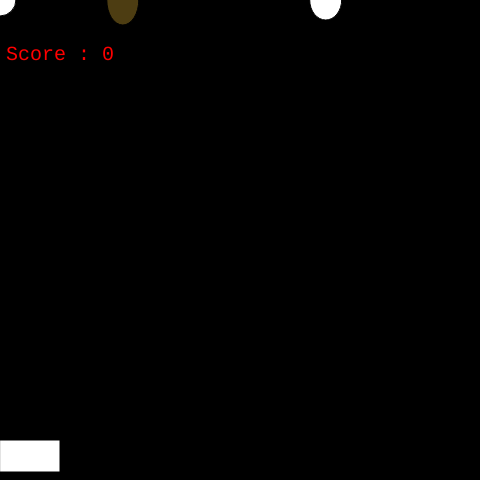
Frame 1 (no input)
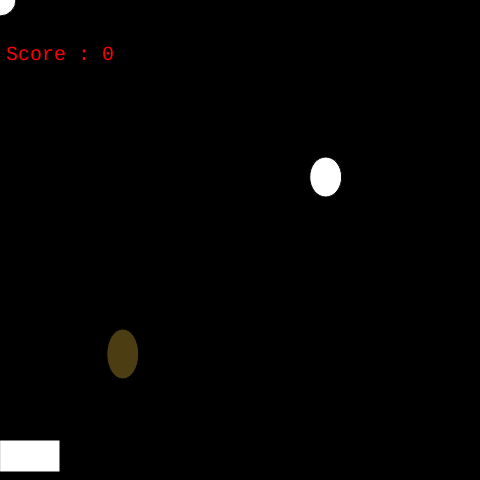
Frame 60 (no input)
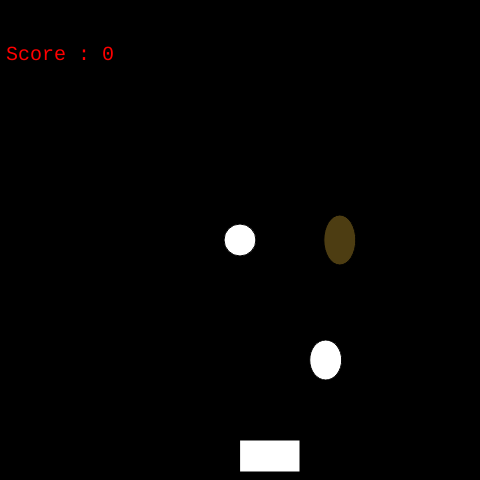
Frame 120 (the mouse pressed at the canvas centre since frame 60)

The p5.js sketch that drew these frames (run headless with seeded random() and noise() and a simulated clock; from frame 60 on, the mouse is pressed at the canvas centre):

// p5.js sketch
// ── sketch.js
let cur=0;
let poocur=0;
let ranpoo;
let ran;
let score=0;
let curspeed=3;

let inbasket;
let pooinbasket;
let basket_width=60;
let long_wait=0;




function setup() {
  createCanvas(480, 480);
  ran=random(40,width-40);;
  ranpoo= random(40,width-40);
  highScore = getItem('HS');
  
  if (highScore === null) {
    highScore = 0;
  }
  
}

function draw() {
  // put drawing code here
  background(0);
  
  startGame();
}

function startGame(){
  displayScore();

  fill(77, 61, 18)
  ellipse(ranpoo,poocur,32,50);
  fill(255)
  ellipse(ran,cur,32,40);
  ellipse(mouseX,mouseY,32,32);
  rect(mouseX,height-40,basket_width,32);
 
  inbasket=((mouseX+basket_width)>=ran)&(mouseX<=ran);
  pooinbasket = ((mouseX+basket_width)>=ranpoo)&(mouseX<=ranpoo);
  cur+=curspeed
  poocur+=6


  if (((cur>=height-40))&(inbasket)) {
    
    score +=1;
    cur=0;
    if(curspeed<=8){
      curspeed+=0.25;
    }else{
      curspeed+=0.05;
    }
    
    ran= random(40,width-40);
    
  }
  if (cur>=height){
    cur=0;
    score=score-1;
    ran= random(40,width-40);
  }
  if(poocur>=height){
    poocur=0;
    ranpoo= random(40,width-40);
  }
  if ((poocur>=height-40)&(pooinbasket)) {
    gameOver();
   
    score=0;
    poocur=0;
    ranpoo= random(40,width-40);
    
  }

function gameOver(){
 
  noLoop();
  highScore = max(highScore, score);
  storeItem('HS', highScore);
  curspeed=3
  background(0)
  textSize(48);
  textAlign(CENTER);
  textFont('Arial');
  fill(255, 0, 0);
  text(`Game Over`, width/2, height/3);
  textSize(20);
  textAlign(CENTER);
  textFont('Courier New');
  fill(255, 0, 0);
  text(`HighScore: ${highScore}\nScore : ${score}\n\n Tap to Play Again`, width/2, height/2);
}

}
function displayScore() {

  textSize(20);
  textAlign(CENTER);

  //Add font
  textFont('Courier New');
  fill(255, 0, 0);
  text(`Score : ${score}`, width/8, height/8);
}

function mousePressed(){
  if(isLooping()===false){
    startGame();
    loop();
  }
}
